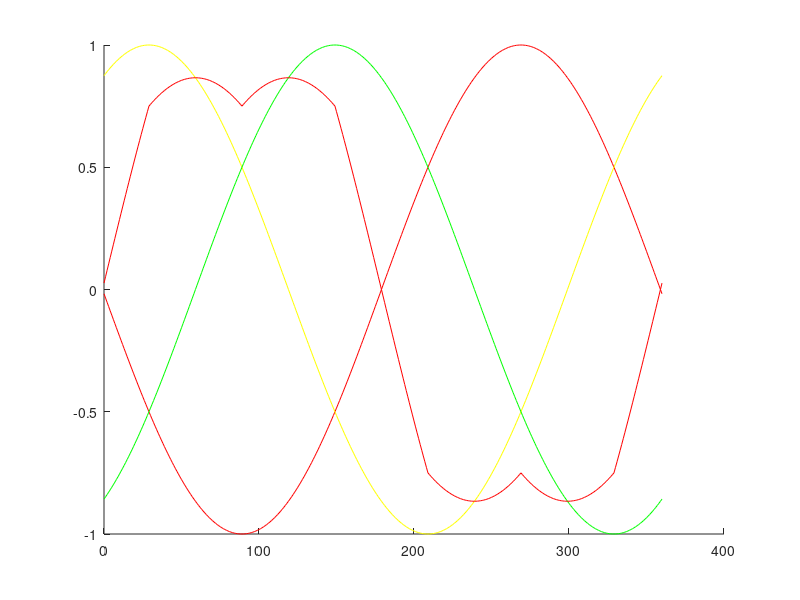

Write MATLAB code to recreate this figure. (Note: this script raises an error after producing the figure.)
% http://www.cnblogs.com/nixianmin/p/4791428.html
theta = 0:1:360;
vd = 0.0;
vq = 1.0;
vmax = 0;
vmin = 0;

Valpha =  zeros(size(theta)); 
Vbeta =  zeros(size(theta));

va = zeros(size(theta));
vb = zeros(size(theta));
vc = zeros(size(theta));

vcom = zeros(size(theta));

Vx = zeros(size(theta));
Vy = zeros(size(theta));
Vz = zeros(size(theta));

N = length(theta);

for i=1:N
    Valpha(i) = vd*cos(i/180*pi)-vq*sin(i/180*pi);
    Vbeta(i) = vq*cos(i/180*pi)+vd*sin(i/180*pi);
    
    va(i) = Valpha(i);
    vb(i) = -0.5*Valpha(i) +sqrt(3)/2*Vbeta(i);
    vc(i) = -0.5*Valpha(i) -sqrt(3)/2*Vbeta(i);
    
    if (va(i) > vb(i))
        vmax = va(i);
        vmin = vb(i);
    else
        vmax = vb(i);
        vmin = va(i);
    end
    
    if(vc(i) > vmax)
        vmax = vc(i);
    elseif (vc(i) < vmin)
        vmin = vc(i);
    end

    vcom(i) = ( vmax + vmin ) / 2;
    Vx(i) = vcom(i) - va(i);
    Vy(i) = vcom(i) - vb(i);
    Vz(i) = vcom(i) - vc(i);
        
end

%plot(theta, Valpha);
hold on
%plot(theta, Vbeta);
hold on

plot(theta, va,'Color','red');
hold on
plot(theta, vb,'Color','yellow');
hold on
plot(theta, vc,'Color','green');
hold on

plot(theta, Vx,'Color','red');
hold on
%plot(theta, Vy,'Color','yellow');
%hold on
%plot(theta, Vz,'Color','green');
%hold on

plot(theta, com,'Color','blue');
